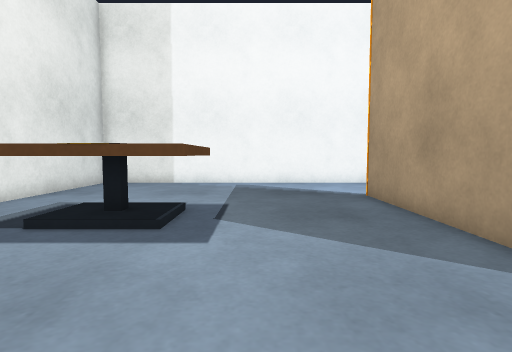
view 1 (above)

16 first-person views from a walk through a robot-simulator world made for Gazebo. The camera is 0.68 m above the floor, tilts 4° down and sees 80° across. The floor is counted in squares, 0.5 m on a side. Each view is taken from the middle of a square. On the plan, view 1 faces up. The plan holds only what a view shows up to about 14 squares ahead; the rest is blank.

view 2
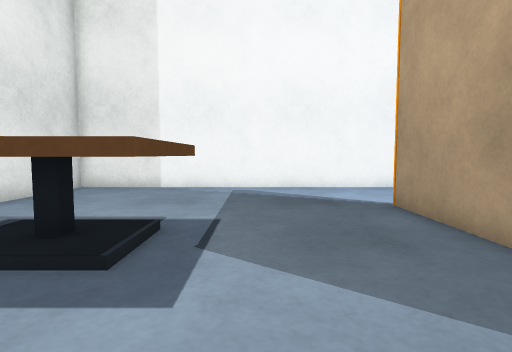

view 3
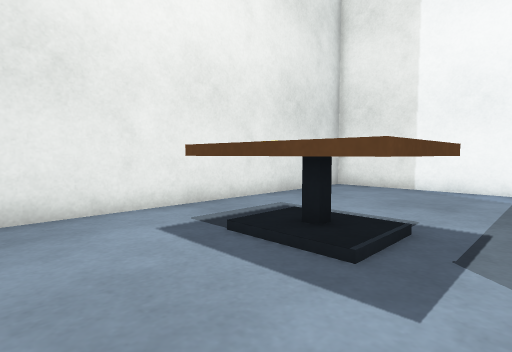

view 4
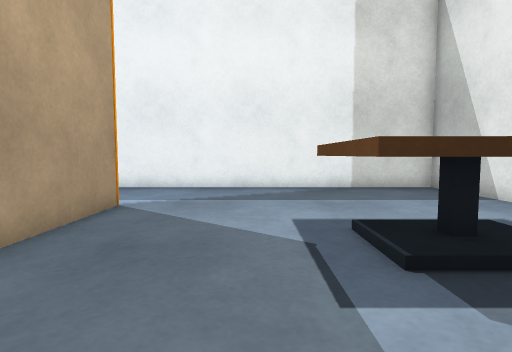

view 5
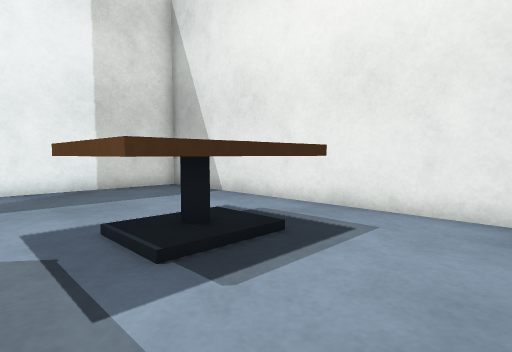

view 6
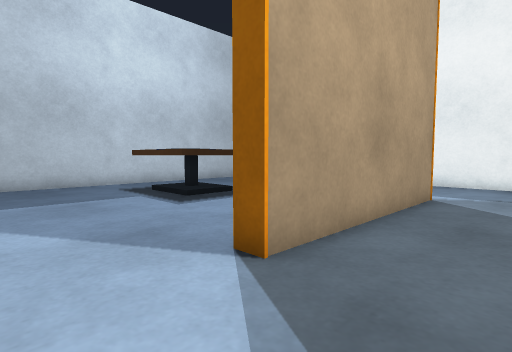

view 7
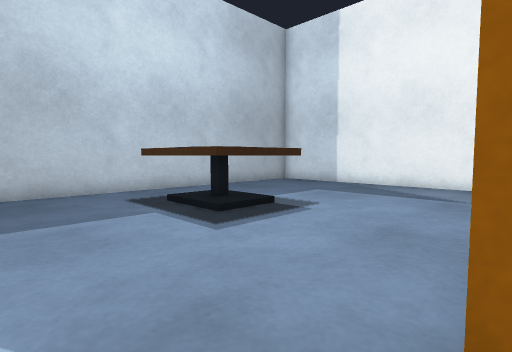

view 8
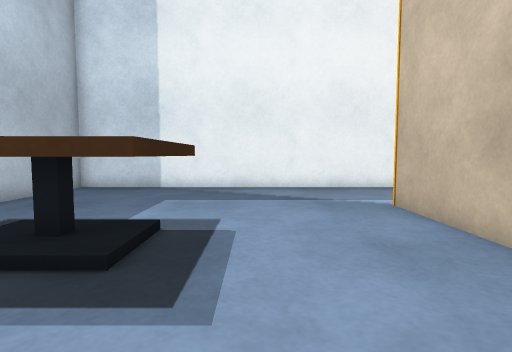

view 9
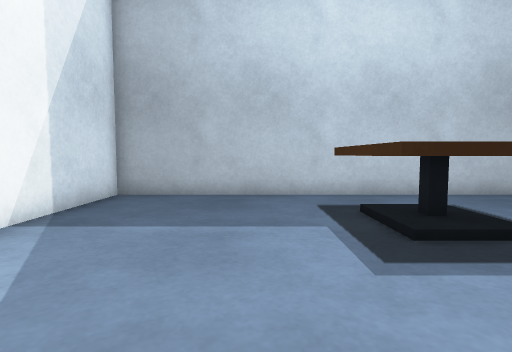

view 10
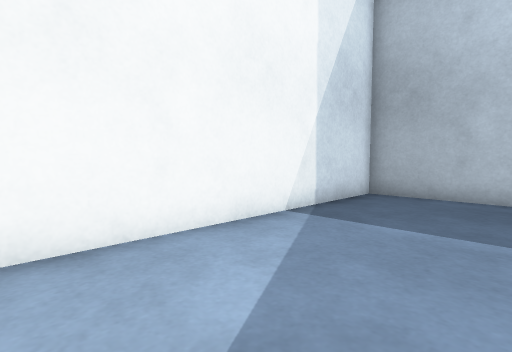

view 11
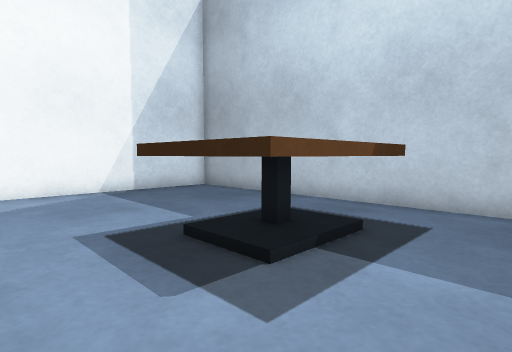

view 12
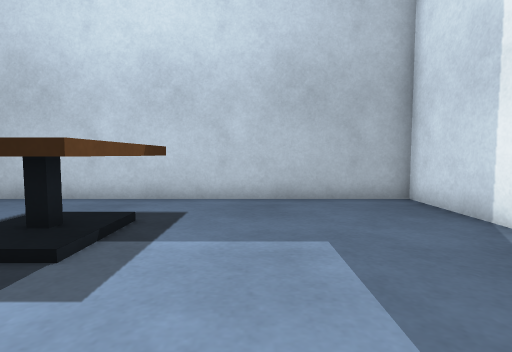

view 13
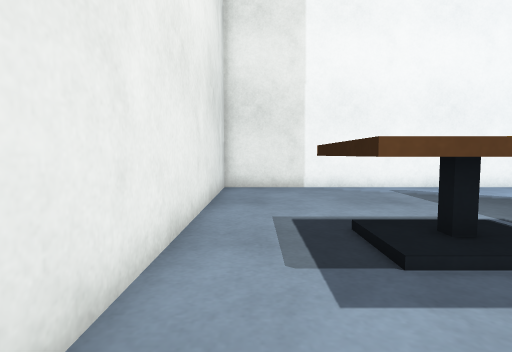

view 14
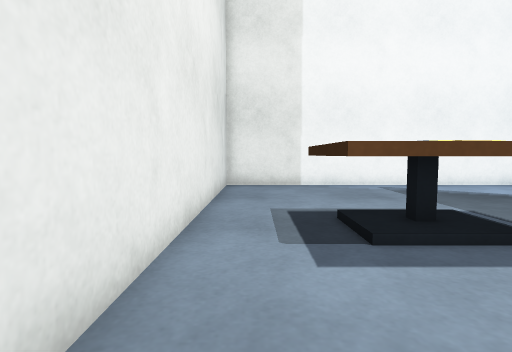

view 15
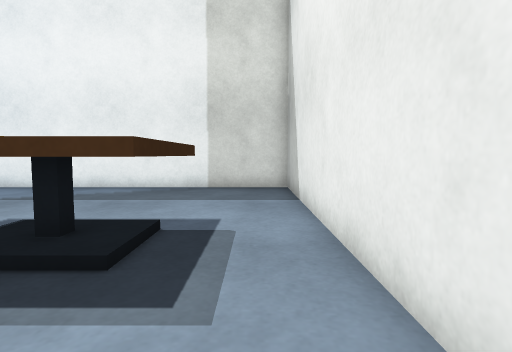

view 16
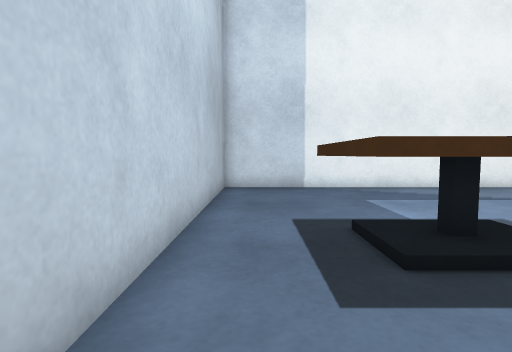

### Floor plan
Points are (right, up) in squares from view 1. A wall is a line through its corners. A room is listed if a view was taken in it or the views show most of it. See-through windows are left out.
Room 1 (views 1, 2, 3, 4, 5, 6, 7, 13, 14, 15)
walls: (3.7, 2.8) (3.7, 10.2) (4.4, 10.2); (4.6, 14.7) (-7.3, 14.7) (-7.3, -1.7) (4.6, -1.7)
ways out: opening at (4, 0.5) to room 2; opening at (4, 12.5) to room 2
objects: table (-5, 5) to (-1, 8)
Room 2 (views 8, 9, 10, 11, 12, 16)
walls: (4.3, 6.8) (4.3, 2.8); (4.6, -1.7) (15.3, -1.7) (15.3, 14.7) (4.6, 14.7)
ways out: opening at (4, 0.5) to room 1; opening at (4, 12.5) to room 1
objects: table (9, 5) to (13, 8)

Positions as (right, up) in squares from view 1, and headings:
1: (0, 0), facing up
2: (0, 2), facing up
3: (0, 2), facing up-left
4: (0, 11), facing down
5: (0, 11), facing down-left
6: (1, 13), facing down-right
7: (4, 12), facing down-right
8: (8, 11), facing down
9: (5, 10), facing right
10: (5, 10), facing up-right
11: (7, 3), facing up-right
12: (6, 3), facing right
13: (-6, 2), facing up
14: (-6, 1), facing up
15: (-6, 11), facing down
16: (14, 11), facing down
